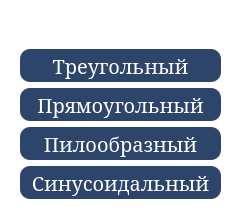
    <widget class="QWidget" name="signal_page">
     <property name="styleSheet">
      <string notr="true">background-color: rgba(0,0,0,0);</string>
     </property>
     <widget class="QFrame" name="signal_frame">
      <property name="geometry">
       <rect>
        <x>0</x>
        <y>0</y>
        <width>241</width>
        <height>208</height>
       </rect>
      </property>
      <property name="minimumSize">
       <size>
        <width>241</width>
        <height>208</height>
       </size>
      </property>
      <property name="maximumSize">
       <size>
        <width>16777215</width>
        <height>208</height>
       </size>
      </property>
      <property name="styleSheet">
       <string notr="true">background-color: rgba(0,0,0,0);</string>
      </property>
      <property name="frameShape">
       <enum>QFrame::StyledPanel</enum>
      </property>
      <property name="frameShadow">
       <enum>QFrame::Raised</enum>
      </property>
      <layout class="QVBoxLayout" name="verticalLayout_3">
       <item>
        <widget class="QLabel" name="signal_frame_label">
         <property name="maximumSize">
          <size>
           <width>16777215</width>
           <height>23</height>
          </size>
         </property>
         <property name="font">
          <font>
           <family>MS Serif</family>
           <pointsize>16</pointsize>
          </font>
         </property>
         <property name="styleSheet">
          <string notr="true">QLabel{
	background-color: rgba(255, 255, 255, 0);
	
	color: rgb(255, 255, 255);
}</string>
         </property>
         <property name="text">
          <string>Форма сигнала</string>
         </property>
         <property name="alignment">
          <set>Qt::AlignHCenter|Qt::AlignTop</set>
         </property>
        </widget>
       </item>
       <item>
        <widget class="QFrame" name="signal_buttons_frame">
         <property name="enabled">
          <bool>true</bool>
         </property>
         <property name="minimumSize">
          <size>
           <width>0</width>
           <height>170</height>
          </size>
         </property>
         <property name="styleSheet">
          <string notr="true">background-color: rgba(0,0,0,0);</string>
         </property>
         <property name="frameShape">
          <enum>QFrame::StyledPanel</enum>
         </property>
         <property name="frameShadow">
          <enum>QFrame::Raised</enum>
         </property>
         <layout class="QVBoxLayout" name="verticalLayout_7">
          <item>
           <widget class="QPushButton" name="signal_button_0">
            <property name="enabled">
             <bool>true</bool>
            </property>
            <property name="sizePolicy">
             <sizepolicy hsizetype="Ignored" vsizetype="Ignored">
              <horstretch>0</horstretch>
              <verstretch>0</verstretch>
             </sizepolicy>
            </property>
            <property name="minimumSize">
             <size>
              <width>1</width>
              <height>1</height>
             </size>
            </property>
            <property name="font">
             <font>
              <family>MS Serif</family>
              <pointsize>15</pointsize>
             </font>
            </property>
            <property name="focusPolicy">
             <enum>Qt::NoFocus</enum>
            </property>
            <property name="styleSheet">
             <string notr="true">QPushButton {
	background-color: rgb(46, 69, 107);
	border: none;
	border-radius: 10px;
	color: white
}</string>
            </property>
            <property name="text">
             <string>Треугольный</string>
            </property>
            <property name="iconSize">
             <size>
              <width>0</width>
              <height>45</height>
             </size>
            </property>
           </widget>
          </item>
          <item>
           <widget class="QPushButton" name="signal_button_1">
            <property name="enabled">
             <bool>true</bool>
            </property>
            <property name="sizePolicy">
             <sizepolicy hsizetype="Ignored" vsizetype="Ignored">
              <horstretch>0</horstretch>
              <verstretch>0</verstretch>
             </sizepolicy>
            </property>
            <property name="minimumSize">
             <size>
              <width>1</width>
              <height>1</height>
             </size>
            </property>
            <property name="font">
             <font>
              <family>MS Serif</family>
              <pointsize>15</pointsize>
             </font>
            </property>
            <property name="focusPolicy">
             <enum>Qt::NoFocus</enum>
            </property>
            <property name="styleSheet">
             <string notr="true">QPushButton {
	background-color: rgb(46, 69, 107);
	border: none;
	border-radius: 10px;
	color: white
}</string>
            </property>
            <property name="text">
             <string>Прямоугольный</string>
            </property>
            <property name="iconSize">
             <size>
              <width>45</width>
              <height>45</height>
             </size>
            </property>
           </widget>
          </item>
          <item>
           <widget class="QPushButton" name="signal_button_2">
            <property name="enabled">
             <bool>true</bool>
            </property>
            <property name="sizePolicy">
             <sizepolicy hsizetype="Ignored" vsizetype="Ignored">
              <horstretch>0</horstretch>
              <verstretch>0</verstretch>
             </sizepolicy>
            </property>
            <property name="minimumSize">
             <size>
              <width>1</width>
              <height>1</height>
             </size>
            </property>
            <property name="font">
             <font>
              <family>MS Serif</family>
              <pointsize>15</pointsize>
             </font>
            </property>
            <property name="focusPolicy">
             <enum>Qt::NoFocus</enum>
            </property>
            <property name="styleSheet">
             <string notr="true">QPushButton {
	background-color: rgb(46, 69, 107);
	border: none;
	border-radius: 10px;
	color: white
}</string>
            </property>
            <property name="text">
             <string>Пилообразный</string>
            </property>
            <property name="iconSize">
             <size>
              <width>45</width>
              <height>45</height>
             </size>
            </property>
           </widget>
          </item>
          <item>
           <widget class="QPushButton" name="signal_button_3">
            <property name="enabled">
             <bool>true</bool>
            </property>
            <property name="sizePolicy">
             <sizepolicy hsizetype="Ignored" vsizetype="Ignored">
              <horstretch>0</horstretch>
              <verstretch>0</verstretch>
             </sizepolicy>
            </property>
            <property name="minimumSize">
             <size>
              <width>1</width>
              <height>1</height>
             </size>
            </property>
            <property name="font">
             <font>
              <family>MS Serif</family>
              <pointsize>15</pointsize>
             </font>
            </property>
            <property name="focusPolicy">
             <enum>Qt::NoFocus</enum>
            </property>
            <property name="styleSheet">
             <string notr="true">QPushButton {
	background-color: rgb(46, 69, 107);
	border: none;
	border-radius: 10px;
	color: white
}</string>
            </property>
            <property name="text">
             <string>Синусоидальный</string>
            </property>
            <property name="iconSize">
             <size>
              <width>45</width>
              <height>45</height>
             </size>
            </property>
           </widget>
          </item>
         </layout>
        </widget>
       </item>
      </layout>
     </widget>
    </widget>
